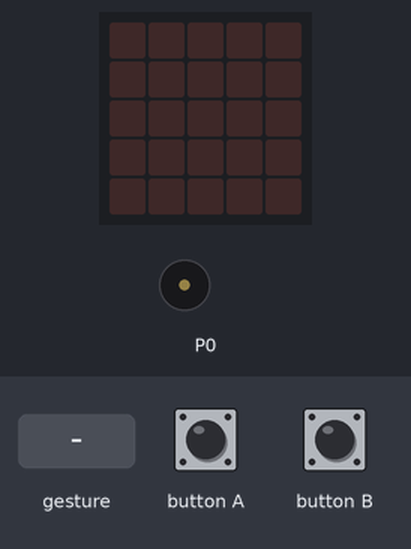
This program was run on a simulated BBC micro:bit (MakeCode). Parts: the board's 5×5 LED display, buzzer (waves = sounding). Inputs (shaded band) come from the test bench. Random numbers come from a fixed seed; a tilt is held for 1.5 s and a shake lasts 1 s, then the board lies face up again.

Above: at 1.2 s.
1.3 s: gesture 'shake'
At 1.7 s:
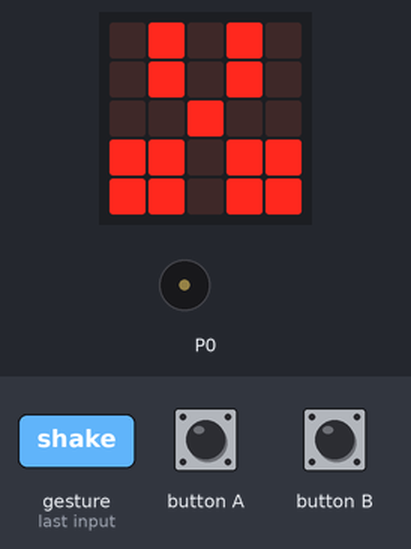
At 2.3 s:
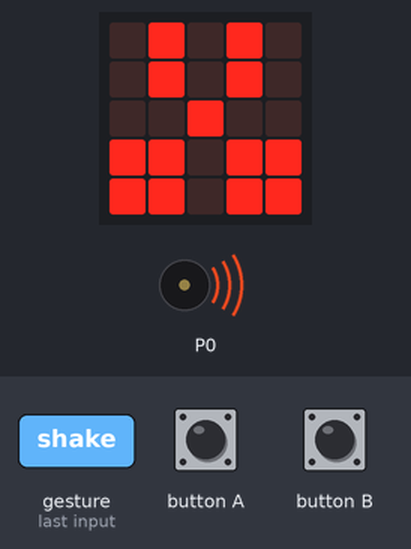
4.3 s: button A pressed 2 times (0.12 s each, 0.3 s apart)
At 8.0 s:
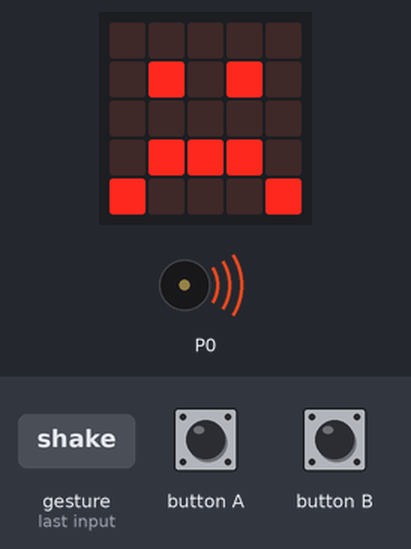
Timing chart, 0 to 16.0 s (numbered marks = the images above; inputs shaded):
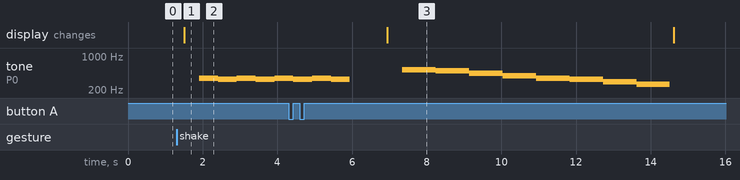

Measured:
- after the input at 1.3 s, tone on P0: alternates 349 Hz for 0.51 s and 330 Hz for 0.51 s, starting after 0.61 s; the display: changes after 0.21 s (image 1)

The program:

main.ts
```typescript
let L = 0
let w = 0
let handNummer = 0
input.onButtonPressed(Button.A, function () {
    L += 1
})
input.onButtonPressed(Button.B, function () {
    w += 1
})
basic.forever(function () {
    if (input.isGesture(Gesture.Shake)) {
        handNummer = randint(1, 3)
        if (handNummer == 1) {
            basic.showLeds(`
                . # . # .
                . # . # .
                . . # . .
                # # . # #
                # # . # #
                `)
            music.play(music.stringPlayable("F E F E F E F E ", 120), music.PlaybackMode.UntilDone)
            basic.pause(1000)
            basic.clearScreen()
        }
        if (handNummer == 2) {
            basic.showLeds(`
                . . . . .
                . # # # .
                # # # # #
                # # # # #
                . # # # .
                `)
            music.play(music.stringPlayable("A G A G A G A G ", 120), music.PlaybackMode.UntilDone)
            basic.pause(1000)
            basic.clearScreen()
        }
        if (handNummer == 3) {
            basic.showLeds(`
                # # # # #
                # # # # #
                # # # # #
                # # # # #
                # # # # #
                `)
            music.play(music.stringPlayable("C5 B C5 B C5 B C5 B ", 122), music.PlaybackMode.UntilDone)
            basic.pause(1000)
            basic.clearScreen()
        }
    }
    if (L == 2) {
        basic.showLeds(`
            . . . . .
            . # . # .
            . . . . .
            . # # # .
            # . . . #
            `)
        music.play(music.stringPlayable("C5 B A G F E D C ", 67), music.PlaybackMode.UntilDone)
        basic.pause(100)
        basic.clearScreen()
        w = 0
        L = 0
    }
    if (w == 2) {
        basic.showLeds(`
            . . . . .
            . # . # .
            . . . . .
            # . . . #
            . # # # .
            `)
        music.play(music.stringPlayable("C D E F G A B C5 ", 247), music.PlaybackMode.UntilDone)
        basic.pause(100)
        basic.clearScreen()
        w = 0
        L = 0
    }
})
```

test.ts
```typescript
// Hier kann man Tests durchführen; diese Datei wird nicht kompiliert, wenn dieses Paket als Erweiterung verwendet wird.
```
